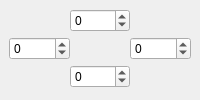
                <widget class="QWidget" name="overscanNtscTab">
                 <attribute name="title">
                  <string>NTSC</string>
                 </attribute>
                 <layout class="QGridLayout" name="gridLayout_2">
                  <property name="leftMargin">
                   <number>9</number>
                  </property>
                  <property name="topMargin">
                   <number>9</number>
                  </property>
                  <property name="rightMargin">
                   <number>9</number>
                  </property>
                  <property name="bottomMargin">
                   <number>9</number>
                  </property>
                  <property name="horizontalSpacing">
                   <number>0</number>
                  </property>
                  <property name="verticalSpacing">
                   <number>5</number>
                  </property>
                  <item row="1" column="0">
                   <widget class="QSpinBox" name="overscanNtscLeftSpinBox">
                    <property name="minimum">
                     <number>-99</number>
                    </property>
                   </widget>
                  </item>
                  <item row="1" column="2">
                   <widget class="QSpinBox" name="overscanNtscRightSpinBox">
                    <property name="minimum">
                     <number>-99</number>
                    </property>
                   </widget>
                  </item>
                  <item row="0" column="1">
                   <widget class="QSpinBox" name="overscanNtscTopSpinBox">
                    <property name="minimum">
                     <number>-99</number>
                    </property>
                   </widget>
                  </item>
                  <item row="2" column="1">
                   <widget class="QSpinBox" name="overscanNtscBottomSpinBox">
                    <property name="minimum">
                     <number>-99</number>
                    </property>
                   </widget>
                  </item>
                 </layout>
                </widget>
